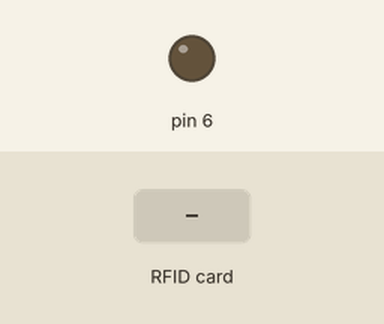
A sketch run on a simulated Arduino Uno, built with avr-gcc and run on an emulated ATmega328P. Shown: output pins drawn as LEDs (lit = HIGH). The inputs (shaded band) are chosen by the test bench. Pins used as bus, display or sensor lines are not drawn; what the sketch prints to the serial monitor is not drawn.

Above: at 1.2 s.
1.3 s: RFID card 5E 7A 19 C4 held to the reader
At 1.69 s:
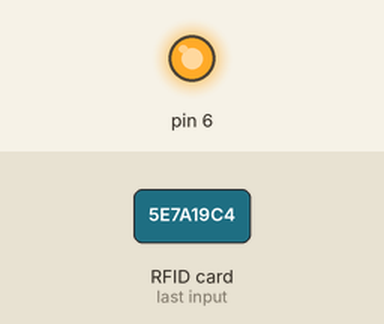
Timing chart, 0 to 4.3 s (numbered marks = the images above; inputs shaded):
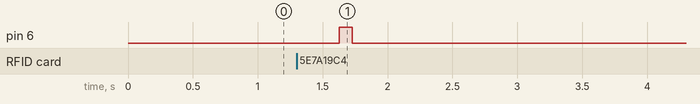

The sketch:

rfid01.ino
```cpp
# include <SPI.h>
# include <MFRC522.h>
# include <Led.h>

# define RST_PIN 9  // reset핀은 9번으로 설정
# define SS_PIN 10  // SS핀은 10번으로 설정
// SS핀은 데이터를 주고받는 역할의 핀( SS = Slave Selector )

MFRC522 mfrc(SS_PIN, RST_PIN);
Led led(6);

void beep() {
  led.on();
  delay(100);
  led.off();
}

void setup() {
  Serial.begin(9600);
  SPI.begin();
  mfrc.PCD_Init();
}

void loop() {
  if ( !mfrc.PICC_IsNewCardPresent() || !mfrc.PICC_ReadCardSerial() ) {
  // 태그 접촉이 되지 않았을때 또는 ID가 읽혀지지 않았을때
  delay(500);
  return;
  }
  beep();
  Serial.print("Card UID:"); // 태그의 ID출력

  // 태그의 ID출력하는 반복문.태그의 ID사이즈(4)까지
  for (byte i = 0; i < 4; i++) {
    // mfrc.uid.uidByte[0] ~ mfrc.uid.uidByte[3]까지 출력
    Serial.print(mfrc.uid.uidByte[i]);
    Serial.print(" ");   // id 사이의 간격 출력
  }
  Serial.println();
}
```

Measured:
- after the input at 1.3 s, pin 6: LOW → HIGH after 0.33 s, → LOW 0.10 s later
